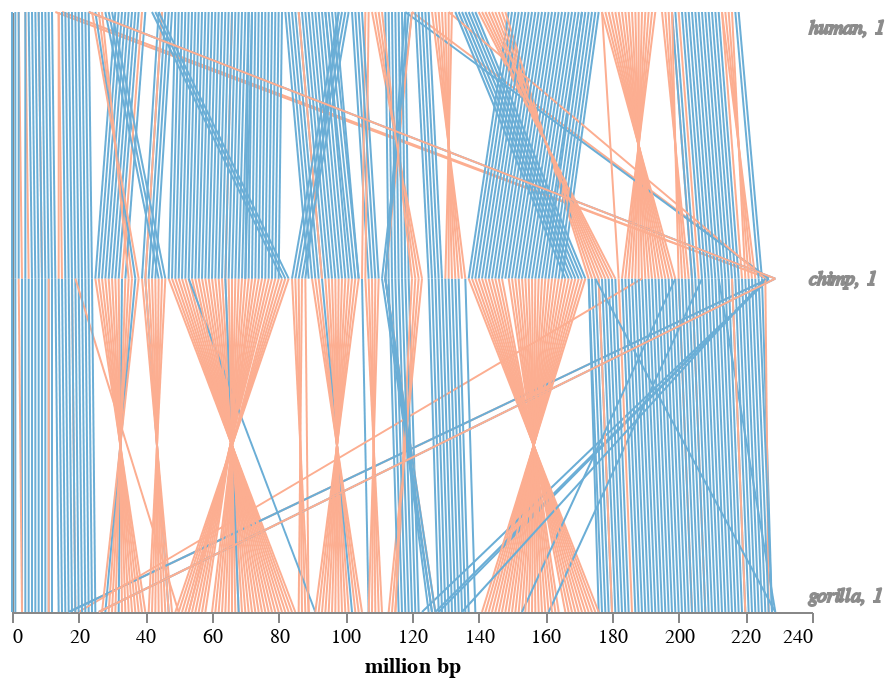

Notebook cell for this chart:
### Markdown cell above
*Chromosome 1 events*
- Gorilla, chromosome 1, a sequence of inversion events

### Code cell
chromosome_graph('chimp1_x2.csv', "human", "1", "chimp", "1", "gorilla", "1")

### Figure 1 — Vega-Lite specification as saved in the notebook (floating-point values rounded to 4 significant figures; data arrays with more than 128 entries replaced by an {"elided": "..."} marker saying what was removed)
{"config": {"view": {"continuousWidth": 400, "continuousHeight": 300, "stroke": "transparent"}, "axis": {"grid": false}}, "layer": [{"data": {"name": "data-ca08a59d4b4351ba042eb994dad9200c"}, "mark": "line", "encoding": {"color": {"type": "nominal", "field": "color", "scale": {"domain": ["same orientation", "inversed"], "range": ["#6baed6", "#fcae91"]}, "title": ""}, "x": {"type": "quantitative", "axis": {"grid": false}, "field": "x"}, "x2": {"field": "x2"}, "y": {"type": "quantitative", "axis": {"grid": false}, "field": "y"}, "y2": {"field": "y2"}}}, {"data": {"name": "data-061b748a313e00aad55d1be444d3ed23"}, "mark": {"type": "text", "align": "left", "fontSize": 10, "fontStyle": "italic", "opacity": 0.9, "stroke": "grey"}, "encoding": {"color": {"type": "nominal", "field": "color", "legend": null, "scale": {"domain": ["same orientation", "inversed"], "range": ["#6baed6", "#fcae91"]}}, "text": {"type": "nominal", "field": "text"}, "x": {"type": "quantitative", "field": "x"}, "y": {"type": "quantitative", "field": "y"}}}, {"mark": "text", "encoding": {"color": {"type": "nominal", "field": "color", "legend": {"orient": "left", "symbolType": "stroke", "title": ""}, "scale": {"domain": ["same orientation", "inversed"], "range": ["#6baed6", "#fcae91"]}}, "x": {"type": "quantitative", "axis": {"grid": false, "ticks": true, "title": "million bp"}, "field": "x"}, "y": {"type": "quantitative", "axis": {"grid": false, "labels": false, "ticks": false, "title": ""}, "field": "y"}}}], "$schema": "https://vega.github.io/schema/vega-lite/v4.0.0.json", "datasets": {"data-ca08a59d4b4351ba042eb994dad9200c": {"elided": "493 records"}, "data-061b748a313e00aad55d1be444d3ed23": [{"x": 239, "y": 438, "text": "human, 1"}, {"x": 239, "y": 250, "text": "chimp, 1"}, {"x": 239, "y": 12, "text": "gorilla, 1"}]}}
